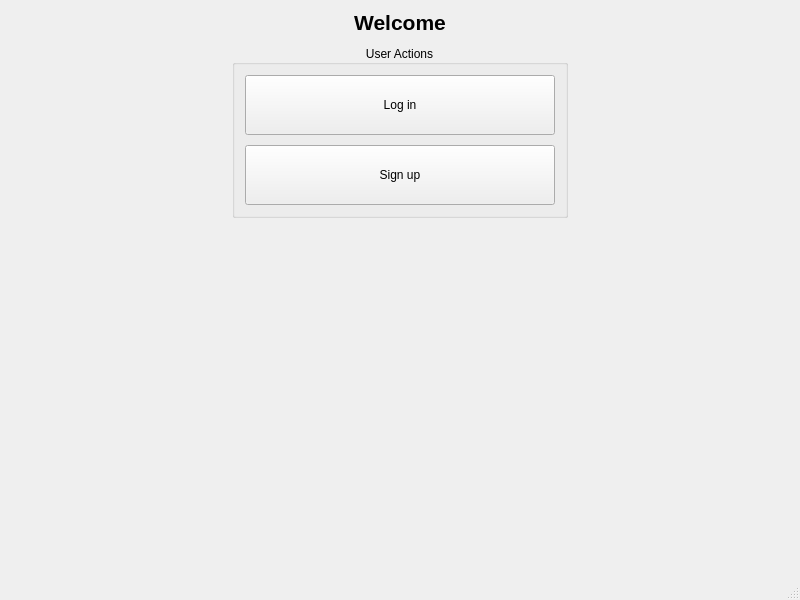
<?xml version="1.0" encoding="UTF-8"?>
<ui version="4.0">
 <class>Log</class>
 <widget class="QMainWindow" name="Log">
  <property name="geometry">
   <rect>
    <x>0</x>
    <y>0</y>
    <width>800</width>
    <height>600</height>
   </rect>
  </property>
  <property name="windowTitle">
   <string>Login/Signup</string>
  </property>
  <widget class="QWidget" name="centralwidget">
   <layout class="QGridLayout" name="gridLayout">
    <property name="leftMargin">
     <number>10</number>
    </property>
    <property name="topMargin">
     <number>10</number>
    </property>
    <property name="rightMargin">
     <number>10</number>
    </property>
    <property name="bottomMargin">
     <number>10</number>
    </property>
    <property name="spacing">
     <number>10</number>
    </property>
    <item row="0" column="0" colspan="3">
     <widget class="QLabel" name="titleLabel">
      <property name="text">
       <string>Welcome</string>
      </property>
      <property name="alignment">
       <set>Qt::AlignCenter</set>
      </property>
      <property name="font">
       <font>
        <pointsize>16</pointsize>
        <weight>75</weight>
        <bold>true</bold>
       </font>
      </property>
     </widget>
    </item>
    <item row="1" column="0">
     <spacer name="horizontalSpacer">
      <property name="orientation">
       <enum>Qt::Orientation::Horizontal</enum>
      </property>
      <property name="sizeType">
       <enum>QSizePolicy::Policy::Expanding</enum>
      </property>
      <property name="sizeHint" stdset="0">
       <size>
        <width>200</width>
        <height>20</height>
       </size>
      </property>
     </spacer>
    </item>
    <item row="1" column="1">
     <widget class="QGroupBox" name="groupBox">
      <property name="title">
       <string>User Actions</string>
      </property>
      <property name="alignment">
       <set>Qt::AlignmentFlag::AlignCenter</set>
      </property>
      <layout class="QVBoxLayout" name="groupBoxLayout">
       <property name="spacing">
        <number>10</number>
       </property>
       <property name="leftMargin">
        <number>10</number>
       </property>
       <property name="topMargin">
        <number>10</number>
       </property>
       <property name="rightMargin">
        <number>10</number>
       </property>
       <property name="bottomMargin">
        <number>10</number>
       </property>
       <item>
        <widget class="QPushButton" name="Login_Btn">
         <property name="minimumSize">
          <size>
           <width>310</width>
           <height>60</height>
          </size>
         </property>
         <property name="text">
          <string>Log in</string>
         </property>
        </widget>
       </item>
       <item>
        <widget class="QPushButton" name="Signup_btn">
         <property name="minimumSize">
          <size>
           <width>310</width>
           <height>60</height>
          </size>
         </property>
         <property name="text">
          <string>Sign up</string>
         </property>
        </widget>
       </item>
      </layout>
     </widget>
    </item>
    <item row="1" column="2">
     <spacer name="horizontalSpacer_2">
      <property name="orientation">
       <enum>Qt::Orientation::Horizontal</enum>
      </property>
      <property name="sizeType">
       <enum>QSizePolicy::Policy::Expanding</enum>
      </property>
      <property name="sizeHint" stdset="0">
       <size>
        <width>200</width>
        <height>20</height>
       </size>
      </property>
     </spacer>
    </item>
    <item row="2" column="1">
     <spacer name="verticalSpacer">
      <property name="orientation">
       <enum>Qt::Orientation::Vertical</enum>
      </property>
      <property name="sizeType">
       <enum>QSizePolicy::Policy::Expanding</enum>
      </property>
      <property name="sizeHint" stdset="0">
       <size>
        <width>20</width>
        <height>150</height>
       </size>
      </property>
     </spacer>
    </item>
   </layout>
  </widget>
  <widget class="QMenuBar" name="menubar">
   <property name="geometry">
    <rect>
     <x>0</x>
     <y>0</y>
     <width>800</width>
     <height>26</height>
    </rect>
   </property>
  </widget>
  <widget class="QStatusBar" name="statusbar"/>
 </widget>
 <resources/>
 <connections/>
</ui>
